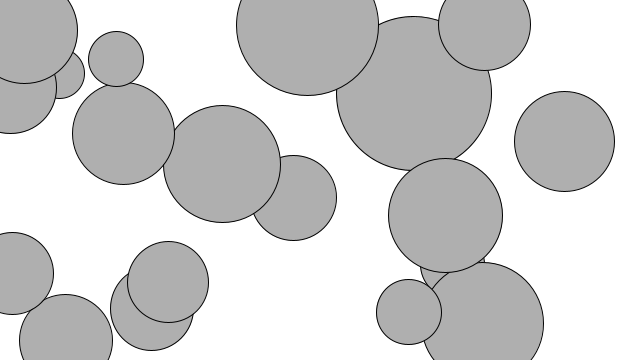
Frame 1 (no input)
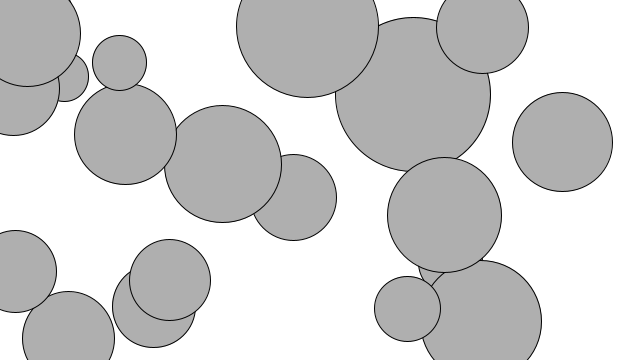
Frame 60 (the mouse pressed at the canvas centre just before this capture)
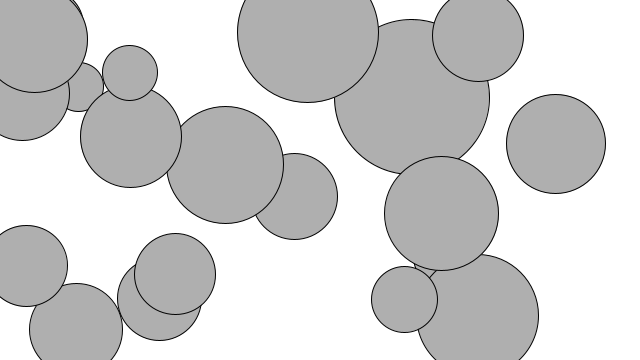
Frame 120 (the mouse held since frame 60 and released just before this capture)

The Processing sketch that drew these frames (run headless with seeded random() and noise(); from frame 60 on, the mouse is pressed at the canvas centre):

// Processing sketch: build
// ── build.pde
// Ch. 2 Forces
// Example 2

Mover[] movers = new Mover[20];

void setup() {
    size(640, 360);
    background(255);

    for (int i = 0; i < movers.length; i++) {
        movers[i] = new Mover(random(width), random(height), random(3, 10));
    }
}

void draw() {
    background(255, 10);

    PVector forceFloat = new PVector(0, -0.01);

    for (int i = 0; i < movers.length; i++) {
        // movers[i].applyForce(forceFloat);
        movers[i].invisibleRetainingForce();
        movers[i].update();
        // movers[i].checkEdges();
        movers[i].display();
    }

}

void mousePressed() {
    PVector wind = new PVector(map(noise(millis()), 0, 1, -0.5, 0.5), 0);
    for (int i = 0; i < movers.length; i++) {
        movers[i].applyForce(wind);
    }
}

// ── Mover.pde
class Mover {

    PVector dimension;
    PVector location;
    PVector velocity;
    PVector acceleration;
    float mass;

    Mover(float x, float y, float m) {
        // If you pass values, this constructor is called
        mass = m;
        dimension = new PVector(m * 16, m * 16);
        location = new PVector(x, y);
        velocity = new PVector(0, 0);
        acceleration = new PVector(0, 0);
    }

    Mover() {
        // This one's for the lazy ppl out there
        float x = random(width);
        float y = random(height);
        float m = 10;
        mass = m;
        dimension = new PVector(m * 16, m * 16);
        location = new PVector(x, y);
        velocity = new PVector(0, 0);
        acceleration = new PVector(0, 0);
    }

    void applyForce(PVector force) {
        PVector f = PVector.div(force, mass);
        acceleration.add(f);
    }

    void update() {
        velocity.add(acceleration);
        location.add(velocity);
        acceleration.mult(0);  // Clear acceleration
    }

    void display() {
        stroke(0);
        fill(175);
        ellipse(location.x, location.y, dimension.x, dimension.y);
    }

    void checkEdges() {
        // wraps around sides
        if (location.x > width) {
            location.x = 0;
        } else if (location.x < 0) {
            location.x = width;
        }
        // bounces off top and bottom
        if (location.y < 0) {
            velocity.y *= -1;
            location.y = 0;
        } else if (location.y > height) {
            velocity.y *= -1;
            location.y = height;
        }
    }

    void invisibleRetainingForce() {
        // an omnidirectional force that keeps the movers away from the edges
        PVector center = new PVector(width/2, height/2);
        PVector dir = PVector.sub(location, center);
        // Signs for force direction/ distance are flipped, to bring towards center
        PVector invisibleforce = new PVector(
            map(dir.x, -width/2, width/2, 0.01, -0.01), map(dir.y, -height/2, height/2, 0.01, -0.01)
            );

        applyForce(invisibleforce);
    }

}
